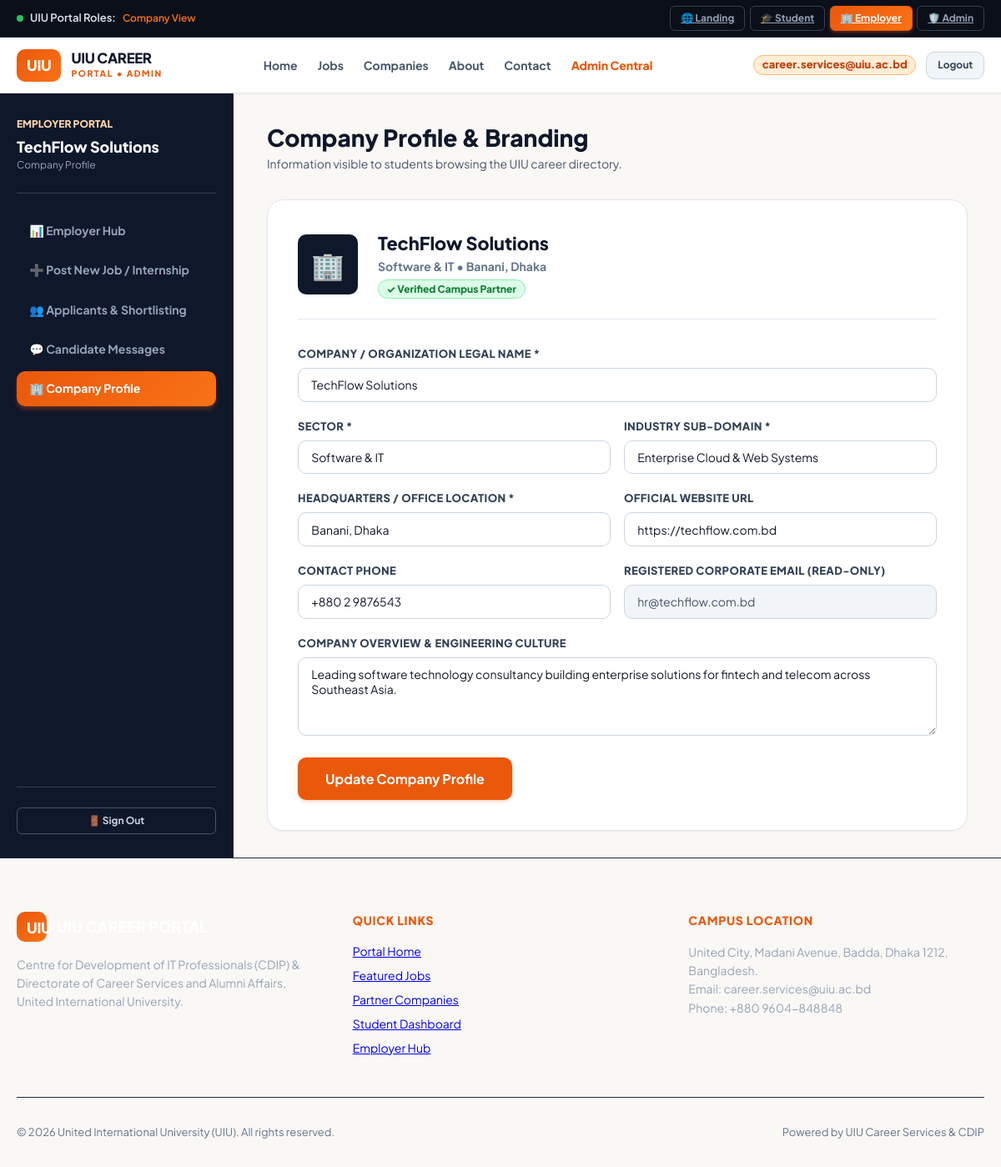
Screenshot of /company/profile.php (signed in) with the database file from the repository.
### tables this page shows
CREATE TABLE `companies` (
  `id` INT AUTO_INCREMENT PRIMARY KEY,
  `user_id` INT NULL UNIQUE,
  `name` VARCHAR(150) NOT NULL,
  `sector` VARCHAR(100) NOT NULL,
  `industry` VARCHAR(100) NOT NULL,
  `location` VARCHAR(150) NOT NULL,
  `website` VARCHAR(255) NOT NULL,
  `email` VARCHAR(150) NOT NULL,
  `phone` VARCHAR(50) NOT NULL,
  `description` TEXT,
  `verified` TINYINT(1) DEFAULT 0,
  `status` ENUM('Verified', 'Pending', 'Rejected') DEFAULT 'Pending',
  `health_score` INT DEFAULT 90,
  `logo` VARCHAR(255) DEFAULT 'default-company.png',
  `created_at` TIMESTAMP DEFAULT CURRENT_TIMESTAMP
);

### includes/functions.php (called while the page is built, shortened)
<?php
function get_app_root() {
    $script_dir = str_replace('\\', '/', dirname($_SERVER['SCRIPT_NAME'] ?? ''));
    $app_root = preg_replace('#/(student|company|admin|guest|api|includes|config|src)$#i', '', $script_dir);
    if ($app_root === '/' || $app_root === '') {
        return '';
    }
    return rtrim($app_root, '/');
}

### company/profile.php (the view, shortened to what this page needs)
<?php
require_once __DIR__ . '/../includes/functions.php';
$user = current_user();
$pdo = get_db_connection();
$company = null;
if ($pdo) {
    $cStmt = $pdo->prepare("SELECT * FROM companies WHERE user_id = ? OR id = ? LIMIT 1");
    $cStmt->execute([$user['id'] ?? 4, $user['profile']['id'] ?? 1]);
    $company = $cStmt->fetch();
}
require_once __DIR__ . '/../includes/header.php';
require_once __DIR__ . '/../includes/navbar.php';
?>
<div class="portal-layout">
  <aside class="portal-sidebar">
    <div>
      <div class="sidebar-brand">
        <div style="font-size: 0.75rem; text-transform: uppercase; font-weight: 800; color: #fed7aa;">Employer Portal</div>
        <div style="font-size: 1.125rem; font-weight: 900; color: #ffffff; margin-top: 0.2rem;"><?= htmlspecialchars($company['name']) ?></div>
        <div style="font-size: 0.75rem; color: #94a3b8;">Company Profile</div>
      </div>
      <ul class="sidebar-menu">
        <li><a href="<?= $app_root ?>/company/dashboard.php" class="sidebar-link">📊 Employer Hub</a></li>
        <li><a href="<?= $app_root ?>/company/create_job.php" class="sidebar-link">➕ Post New Job / Internship</a></li>
        <li><a href="<?= $app_root ?>/company/applicants.php" class="sidebar-link">👥 Applicants & Shortlisting</a></li>
        <li><a href="<?= $app_root ?>/company/chat.php" class="sidebar-link">💬 Candidate Messages</a></li>
        <li><a href="<?= $app_root ?>/company/profile.php" class="sidebar-link active">🏢 Company Profile</a></li>
      </ul>
    </div>
    <div style="padding-top: 1.5rem; border-top: 1px solid #334155;">
      <a href="<?= $app_root ?>/logout.php" class="btn btn-outline btn-sm" style="width: 100%; color: #cbd5e1; border-color: #475569;">
        🚪 Sign Out
      </a>
    </div>
  </aside>
  <main class="portal-main">
    <div class="topbar">
      <div>
        <h1 class="topbar-title">Company Profile & Branding</h1>
        <p style="color: var(--slate-600); font-size: 0.875rem;">Information visible to students browsing the UIU career directory.</p>
      </div>
    </div>
    <div style="background: #ffffff; border-radius: var(--radius-xl); border: 1px solid var(--slate-200); padding: 2.25rem; box-shadow: var(--shadow-sm); max-width: 850px;">
      <form method="POST" action="<?= $app_root ?>/company/profile.php">
        <div style="display: flex; align-items: center; gap: 1.5rem; margin-bottom: 2rem; padding-bottom: 1.5rem; border-bottom: 1px solid var(--slate-200);">
          <div style="width: 72px; height: 72px; border-radius: var(--radius-md); background: #0f172a; color: #ffffff; display: flex; align-items: center; justify-content: center; font-size: 2rem;">
            🏢
          </div>
          <div>
            <h2 style="font-size: 1.35rem; font-weight: 900; color: var(--slate-900);"><?= htmlspecialchars($company['name']) ?></h2>
            <div style="font-size: 0.875rem; color: var(--slate-500); font-weight: 700;">
              <?= htmlspecialchars($company['sector']) ?> • <?= htmlspecialchars($company['location']) ?>
            </div>
            <span class="badge badge-green" style="margin-top: 0.35rem;">✓ Verified Campus Partner</span>
          </div>
        </div>
        <div class="form-group">
          <label class="form-label">Company / Organization Legal Name *</label>
          <input type="text" name="name" class="form-control" value="<?= htmlspecialchars($company['name']) ?>" required>
        </div>
        <div class="form-grid">
          <div class="form-group">
            <label class="form-label">Sector *</label>
            <input type="text" name="sector" class="form-control" value="<?= htmlspecialchars($company['sector']) ?>" required>
          </div>
          <div class="form-group">
            <label class="form-label">Industry Sub-domain *</label>
            <input type="text" name="industry" class="form-control" value="<?= htmlspecialchars($company['industry'] ?? 'Software & IT') ?>" required>
          </div>
        </div>
        <div class="form-grid">
          <div class="form-group">
            <label class="form-label">Headquarters / Office Location *</label>
            <input type="text" name="location" class="form-control" value="<?= htmlspecialchars($company['location']) ?>" required>
          </div>
          <div class="form-group">
            <label class="form-label">Official Website URL</label>
            <input type="url" name="website" class="form-control" value="<?= htmlspecialchars($company['website'] ?? '') ?>" placeholder="https://company.com">
          </div>
        </div>
        <div class="form-grid">
          <div class="form-group">
            <label class="form-label">Contact Phone</label>
            <input type="text" name="phone" class="form-control" value="<?= htmlspecialchars($company['phone'] ?? '') ?>">
          </div>
          <div class="form-group">
            <label class="form-label">Registered Corporate Email (Read-only)</label>
            <input type="email" class="form-control" value="<?= htmlspecialchars($company['email'] ?? 'hr@company.com') ?>" readonly style="background-color: var(--slate-100); color: var(--slate-600);">
          </div>
        </div>
        <div class="form-group">
          <label class="form-label">Company Overview & Engineering Culture</label>
          <textarea name="description" class="form-control" rows="4"><?= htmlspecialchars($company['description'] ?? '') ?></textarea>
        </div>
        <button type="submit" class="btn btn-primary" style="padding: 0.85rem 2rem; font-size: 1rem;">
          Update Company Profile
        </button>
      </form>
    </div>
  </main>
</div>
<?php require_once __DIR__ . '/../includes/footer.php'; ?>

### src/css/style.css (style rules this page uses)
:root { --primary: #ea580c; --primary-hover: #c2410c; --primary-light: #fff7ed; --primary-border: #fed7aa; --secondary: #0f172a; --secondary-light: #1e293b; --slate-50: #f8fafc; --slate-100: #f1f5f9; --slate-200: #e2e8f0; --slate-300: #cbd5e1; --slate-400: #94a3b8; --slate-500: #64748b; --slate-600: #475569; --slate-700: #334155; --slate-800: #1e293b; --slate-900: #0f172a; --success: #10b981; --success-bg: #ecfdf5; --warning: #f59e0b; --warning-bg: #fffbeb; --danger: #ef4444; --danger-bg: #fef2f2; --info: #3b82f6; --info-bg: #eff6ff; --radius-sm: 6px; --radius-md: 10px; --radius-lg: 14px; --radius-xl: 20px; --shadow-sm: 0 1px 2px 0 rgb(0 0 0 / 0.05); --shadow-md: 0 4px 6px -1px rgb(0 0 0 / 0.1), 0 2px 4px -2px rgb(0 0 0 / 0.1); --shadow-lg: 0 10px 15px -3px rgb(0 0 0 / 0.1), 0 4px 6px -4px rgb(0 0 0 / 0.1); --shadow-xl: 0 20px 25px -5px rgb(0 0 0 / 0.1), 0 8px 10px -6px rgb(0 0 0 / 0.1); }
* { box-sizing: border-box; margin: 0; padding: 0; }
body { font-family: 'Plus Jakarta Sans', system-ui, -apple-system, BlinkMacSystemFont, "Segoe UI", Roboto, sans-serif; color: var(--slate-900); background-color: #faf8f5; line-height: 1.5; -webkit-font-smoothing: antialiased; }
.btn { display: inline-flex; align-items: center; justify-content: center; gap: 0.4rem; padding: 0.55rem 1.15rem; border-radius: var(--radius-md); font-size: 0.875rem; font-weight: 700; cursor: pointer; transition: all 0.18s ease; border: 1px solid transparent; text-decoration: none; font-family: inherit; }
.btn-primary { background-color: var(--primary); color: #ffffff; box-shadow: 0 2px 4px rgba(234, 88, 12, 0.25); }
.btn-outline { background-color: transparent; color: var(--slate-700); border-color: var(--slate-300); }
.btn-sm { padding: 0.35rem 0.7rem; font-size: 0.75rem; border-radius: var(--radius-sm); }
.badge { display: inline-flex; align-items: center; padding: 0.2rem 0.6rem; border-radius: 9999px; font-size: 0.75rem; font-weight: 800; line-height: 1.2; }
.badge-green { background-color: #dcfce7; color: #15803d; border: 1px solid #86efac; }
.portal-layout { display: grid; grid-template-columns: 280px 1fr; min-height: calc(100vh - 85px); }
.portal-sidebar { background: #0f172a; color: #e2e8f0; padding: 1.75rem 1.25rem; border-right: 1px solid #1e293b; display: flex; flex-direction: column; justify-content: space-between; }
.sidebar-brand { padding-bottom: 1.5rem; border-bottom: 1px solid #334155; margin-bottom: 1.5rem; }
.sidebar-menu { list-style: none; display: flex; flex-direction: column; gap: 0.35rem; }
.sidebar-link { display: flex; align-items: center; gap: 0.75rem; padding: 0.65rem 0.95rem; color: #94a3b8; text-decoration: none; border-radius: var(--radius-md); font-weight: 700; font-size: 0.875rem; transition: all 0.15s ease; cursor: pointer; }
.sidebar-link.active { color: #ffffff; background: linear-gradient(135deg, #ea580c, #f97316); box-shadow: 0 4px 6px -1px rgba(234, 88, 12, 0.4); }
.portal-main { background-color: #faf8f5; padding: 2rem 2.5rem; overflow-y: auto; }
.topbar { display: flex; justify-content: space-between; align-items: center; margin-bottom: 2rem; flex-wrap: wrap; gap: 1rem; }
.topbar-title { font-size: 1.75rem; font-weight: 900; color: var(--slate-900); }
.form-group { margin-bottom: 1.25rem; }
.form-label { display: block; font-size: 0.8125rem; font-weight: 800; color: var(--slate-700); margin-bottom: 0.4rem; text-transform: uppercase; letter-spacing: 0.03em; }
.form-control { width: 100%; padding: 0.65rem 0.95rem; border-radius: var(--radius-md); border: 1px solid var(--slate-300); font-size: 0.875rem; font-family: inherit; color: var(--slate-900); background-color: #ffffff; outline: none; transition: border-color 0.15s ease; }
.form-grid { display: grid; grid-template-columns: repeat(2, 1fr); gap: 1rem; }

### rows the page displays
companies: name "TechFlow Solutions", sector "Software & IT", location "Banani, Dhaka", industry "Enterprise Cloud & Web Systems", website "https://techflow.com.bd", phone "+880 2 9876543", email "hr@techflow.com.bd", description "Leading software technology consultancy building enterprise solutions for fintech and telecom across Southeast Asia."

### other values shown
$active_role_section "Company"
$current_role "ADMIN"
$user['name'] "career.services@uiu.ac.bd"
